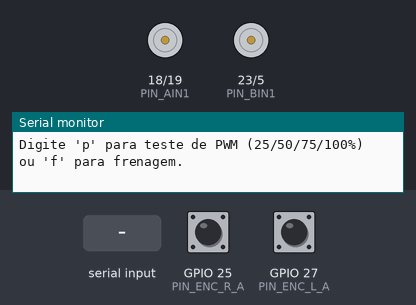
A program run on a simulated ESP32. Parts: motor-driver pin pairs drawn as motors (green arrow = first pin HIGH = forward, orange = second pin HIGH = backward, longer = more drive, scaled by the enable pin), the last lines printed to the serial monitor. The inputs (shaded band) are chosen by the test bench; at power-on: GPIO 25 (PIN_ENC_R_A) HIGH, GPIO 27 (PIN_ENC_L_A) HIGH.

Above: at 1.7 s.
1.8 s: "p" received over Serial
At 2.4 s:
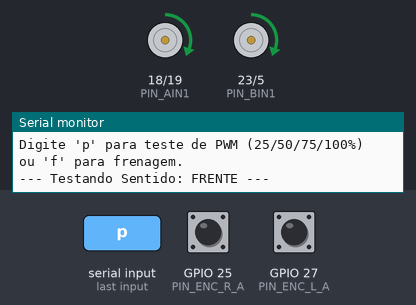
At 4.6 s:
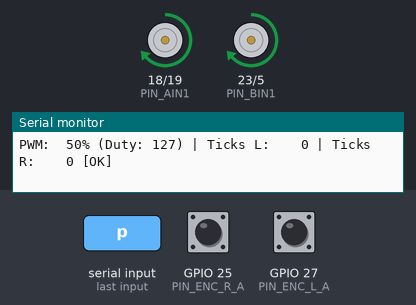
10.9 s: "P" received over Serial
At 12.7 s:
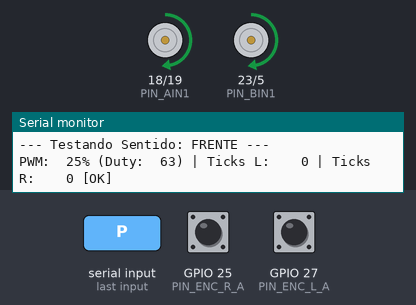
Timing chart, 0 to 20.4 s (numbered marks = the images above; inputs shaded):
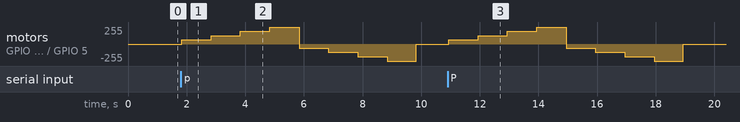

The program:

main.cpp
```cpp
/**
 * ==============================================================================
 * PROJETO MICROMOUSE - GRUPO 1 (PI1 2026.2 FCTE/UnB)
 * FIRMWARE: ISSUE #136 [EAP 3.1.2.1]
 * Acionamento da Ponte H TB6612FNG e Leitura de Encoders em Quadratura
 * ==============================================================================
 * MAPEAMENTO DE PORTAS E PINOS (SHIELD REV 2.0):
 *   - Motor Esquerdo PWM (PWMA): GPIO 16 (Canal LEDC 0)
 *   - Motor Esquerdo Sentido 1:  GPIO 18 (AIN1)
 *   - Motor Esquerdo Sentido 2:  GPIO 19 (AIN2)
 *   - Motor Direito PWM (PWMB):  GPIO 17 (Canal LEDC 1)
 *   - Motor Direito Sentido 1:   GPIO 23 (BIN1)
 *   - Motor Direito Sentido 2:   GPIO 5  (BIN2)
 *   - Encoder Esquerdo Canal A:  GPIO 27 (Interrupcao RISING)
 *   - Encoder Esquerdo Canal B:  GPIO 26 (Sentido)
 *   - Encoder Direito Canal A:   GPIO 25 (Interrupcao RISING)
 *   - Encoder Direito Canal B:   GPIO 33 (Sentido)
 *   - Alimentacao Logica:        3V3 e GND
 *   - Alimentacao dos Motores:   7.4V (Bateria LiPo 2S)
 * ==============================================================================
 */

#include <Arduino.h>
#include "motor_encoder_driver.h"

// Contadores de pulsos
volatile int32_t ticks_l = 0;
volatile int32_t ticks_r = 0;

void IRAM_ATTR isr_enc_l() {
    ticks_l += digitalRead(PIN_ENC_L_B) ? -1 : 1;
}

void IRAM_ATTR isr_enc_r() {
    ticks_r += digitalRead(PIN_ENC_R_B) ? 1 : -1;
}

void setup() {
    Serial.begin(115200);
    delay(500);

    Serial.println("\n=======================================================");
    Serial.println("  MICROMOUSE - ISSUE #136: MOTORES E ENCODERS");
    Serial.println("=======================================================");
    Serial.println("PORTAS / PINOS CONFIGURADOS:");
    Serial.println("  PWMA: GPIO 16 | AIN1: GPIO 18 | AIN2: GPIO 19");
    Serial.println("  PWMB: GPIO 17 | BIN1: GPIO 23 | BIN2: GPIO 5");
    Serial.println("  Enc L: GPIO 27/26 | Enc R: GPIO 25/33");
    Serial.println("=======================================================");

    // Pinos de direcao
    pinMode(PIN_AIN1, OUTPUT); pinMode(PIN_AIN2, OUTPUT);
    pinMode(PIN_BIN1, OUTPUT); pinMode(PIN_BIN2, OUTPUT);

    // PWM a 20 kHz
    ledcSetup(0, 20000, 8); ledcAttachPin(PIN_PWMA, 0);
    ledcSetup(1, 20000, 8); ledcAttachPin(PIN_PWMB, 1);

    // Encoders com pullup interno
    pinMode(PIN_ENC_L_A, INPUT_PULLUP); pinMode(PIN_ENC_L_B, INPUT_PULLUP);
    pinMode(PIN_ENC_R_A, INPUT_PULLUP); pinMode(PIN_ENC_R_B, INPUT_PULLUP);
    attachInterrupt(digitalPinToInterrupt(PIN_ENC_L_A), isr_enc_l, RISING);
    attachInterrupt(digitalPinToInterrupt(PIN_ENC_R_A), isr_enc_r, RISING);

    // Garante parada inicial
    digitalWrite(PIN_AIN1, LOW); digitalWrite(PIN_AIN2, LOW);
    digitalWrite(PIN_BIN1, LOW); digitalWrite(PIN_BIN2, LOW);
    ledcWrite(0, 0); ledcWrite(1, 0);

    Serial.println("Digite 'p' para teste de PWM (25/50/75/100%) ou 'f' para frenagem.");
}

void run_pwm_test() {
    const uint8_t pwms[] = {25, 50, 75, 100};
    for (int dir = 0; dir < 2; dir++) {
        bool fwd = (dir == 0);
        Serial.printf("\n--- Testando Sentido: %s ---\n", fwd ? "FRENTE" : "RE");
        digitalWrite(PIN_AIN1, fwd ? HIGH : LOW);
        digitalWrite(PIN_AIN2, fwd ? LOW : HIGH);
        digitalWrite(PIN_BIN1, fwd ? HIGH : LOW);
        digitalWrite(PIN_BIN2, fwd ? LOW : HIGH);

        for (int i = 0; i < 4; i++) {
            uint8_t duty = (pwms[i] * 255) / 100;
            ticks_l = 0; ticks_r = 0;
            ledcWrite(0, duty); ledcWrite(1, duty);
            delay(1000);
            Serial.printf("PWM: %3d%% (Duty: %3d) | Ticks L: %4ld | Ticks R: %4ld [OK]\n",
                          pwms[i], duty, (long)ticks_l, (long)ticks_r);
        }
    }
    // Freio
    digitalWrite(PIN_AIN1, HIGH); digitalWrite(PIN_AIN2, HIGH);
    digitalWrite(PIN_BIN1, HIGH); digitalWrite(PIN_BIN2, HIGH);
    ledcWrite(0, 255); ledcWrite(1, 255);
    Serial.println("[FREIO ATIVO] Motores travados.");
}

void loop() {
    if (Serial.available()) {
        char c = Serial.read();
        if (c == 'p' || c == 'P') run_pwm_test();
        else if (c == 'f' || c == 'F') {
            digitalWrite(PIN_AIN1, HIGH); digitalWrite(PIN_AIN2, HIGH);
            digitalWrite(PIN_BIN1, HIGH); digitalWrite(PIN_BIN2, HIGH);
            ledcWrite(0, 255); ledcWrite(1, 255);
            Serial.println("[FREIO] Parada ativa acionada.");
        }
    }
    delay(100);
}
```

motor_encoder_driver.h
```cpp
#pragma once

#include <stdint.h>
#include <stdbool.h>
#include <math.h>

#ifdef __cplusplus
extern "C" {
#endif

// ==============================================================================
// MAPEAMENTO DE PINOS - SHIELD REV 2.0 (TB6612FNG + ENCODERS QUADRATURA)
// ==============================================================================
#define PIN_PWMA       16  // Modulacao PWM Motor Esquerdo (LEDC canal 0)
#define PIN_PWMB       17  // Modulacao PWM Motor Direito  (LEDC canal 1)
#define PIN_AIN1       18  // Sentido A Motor Esquerdo
#define PIN_AIN2       19  // Sentido B Motor Esquerdo
#define PIN_BIN1       23  // Sentido A Motor Direito
#define PIN_BIN2        5  // Sentido B Motor Direito

#define PIN_ENC_L_A    27  // Canal A Encoder Esquerdo (Interrupcao)
#define PIN_ENC_L_B    26  // Canal B Encoder Esquerdo
#define PIN_ENC_R_A    25  // Canal A Encoder Direito  (Interrupcao)
#define PIN_ENC_R_B    33  // Canal B Encoder Direito

// ==============================================================================
// PARAMETROS MECANICOS DO MOTOR N20 COM ENCODER MAGNETICO
// ==============================================================================
#define ENCODER_TICKS_PER_REV  360    // 12 CPR * 30:1 de reducao = 360 ticks/volta
#define WHEEL_DIAMETER_MM      32.0f  // Diametro da roda em mm
#define WHEEL_CIRCUMFERENCE_MM (WHEEL_DIAMETER_MM * 3.14159265f) // ~100.53 mm

typedef enum {
    MOTOR_STOP = 0,
    MOTOR_FORWARD,
    MOTOR_BACKWARD,
    MOTOR_BRAKE
} MotorState_t;

typedef struct {
    int32_t ticks;
    int8_t last_channel_a;
    int8_t last_channel_b;
    float current_rpm;
} EncoderData_t;

typedef struct {
    MotorState_t state;
    uint8_t duty_cycle_percent; // 0 a 100%
    uint16_t raw_pwm;           // 0 a 255 (ou 1023 em 10 bits)
} MotorControl_t;

// ==============================================================================
// FUNCOES DO CONTROLADOR DE MOTORES E ENCODERS
// ==============================================================================

/**
 * @brief Converte porcentagem de PWM (0-100%) em valor de registrador (0-255).
 */
static inline uint16_t motor_percent_to_pwm(uint8_t percent) {
    if (percent > 100) percent = 100;
    return (uint16_t)((percent * 255) / 100);
}

/**
 * @brief Obtem os niveis logicos para os pinos IN1 e IN2 da ponte H TB6612FNG.
 * - FORWARD:  IN1=HIGH, IN2=LOW
 * - BACKWARD: IN1=LOW,  IN2=HIGH
 * - BRAKE:    IN1=HIGH, IN2=HIGH (Frenagem ativa por curto-circuito dinamico)
 * - STOP:     IN1=LOW,  IN2=LOW  (Roda livre / Alta impedancia)
 */
static inline void tb6612_get_logic_levels(MotorState_t state, bool* in1, bool* in2) {
    switch (state) {
        case MOTOR_FORWARD:
            *in1 = true;
            *in2 = false;
            break;
        case MOTOR_BACKWARD:
            *in1 = false;
            *in2 = true;
            break;
        case MOTOR_BRAKE:
            *in1 = true;
            *in2 = true;
            break;
        case MOTOR_STOP:
        default:
            *in1 = false;
            *in2 = false;
            break;
    }
}

/**
 * @brief Decodificador de quadratura acionado pela borda do Canal A.
 * Se Canal B estiver LOW no momento da borda de subida do Canal A -> Horario (+1).
 * Se Canal B estiver HIGH -> Anti-horario (-1).
 */
static inline int32_t encoder_decode_step(bool channel_a, bool channel_b) {
    (void)channel_a;
    return channel_b ? -1 : 1;
}

/**
 * @brief Calcula o deslocamento linear em milimetros a partir dos ticks contados.
 */
static inline float encoder_ticks_to_distance_mm(int32_t ticks) {
    return ((float)ticks / (float)ENCODER_TICKS_PER_REV) * WHEEL_CIRCUMFERENCE_MM;
}

/**
 * @brief Calcula a consistencia de ticks para N voltas completas esperadas.
 */
static inline bool encoder_verify_10_turns(int32_t measured_ticks, float tolerance_percent) {
    int32_t expected = 10 * ENCODER_TICKS_PER_REV;
    int32_t diff = labs(measured_ticks - expected);
    float max_error = (float)expected * (tolerance_percent / 100.0f);
    return ((float)diff <= max_error);
}

#ifdef __cplusplus
}
#endif
```

Measured:
- after the input at 1.8 s, motor on GPIO 18 (PIN_AIN1) / GPIO 19 (PIN_AIN2), motor on GPIO 23 (PIN_BIN1) / GPIO 5 (PIN_BIN2): stopped → forward 63/255 at once, → forward 127/255 1.0 s later, → forward 190/255 1.0 s later, → forward 255/255 1.0 s later, … (9 changes in this stretch)
- after the input at 10.9 s, motor on GPIO 18 (PIN_AIN1) / GPIO 19 (PIN_AIN2), motor on GPIO 23 (PIN_BIN1) / GPIO 5 (PIN_BIN2): stopped → forward 63/255 at once, → forward 127/255 1.0 s later, → forward 190/255 1.0 s later, → forward 255/255 1.0 s later, … (9 changes in this stretch)
